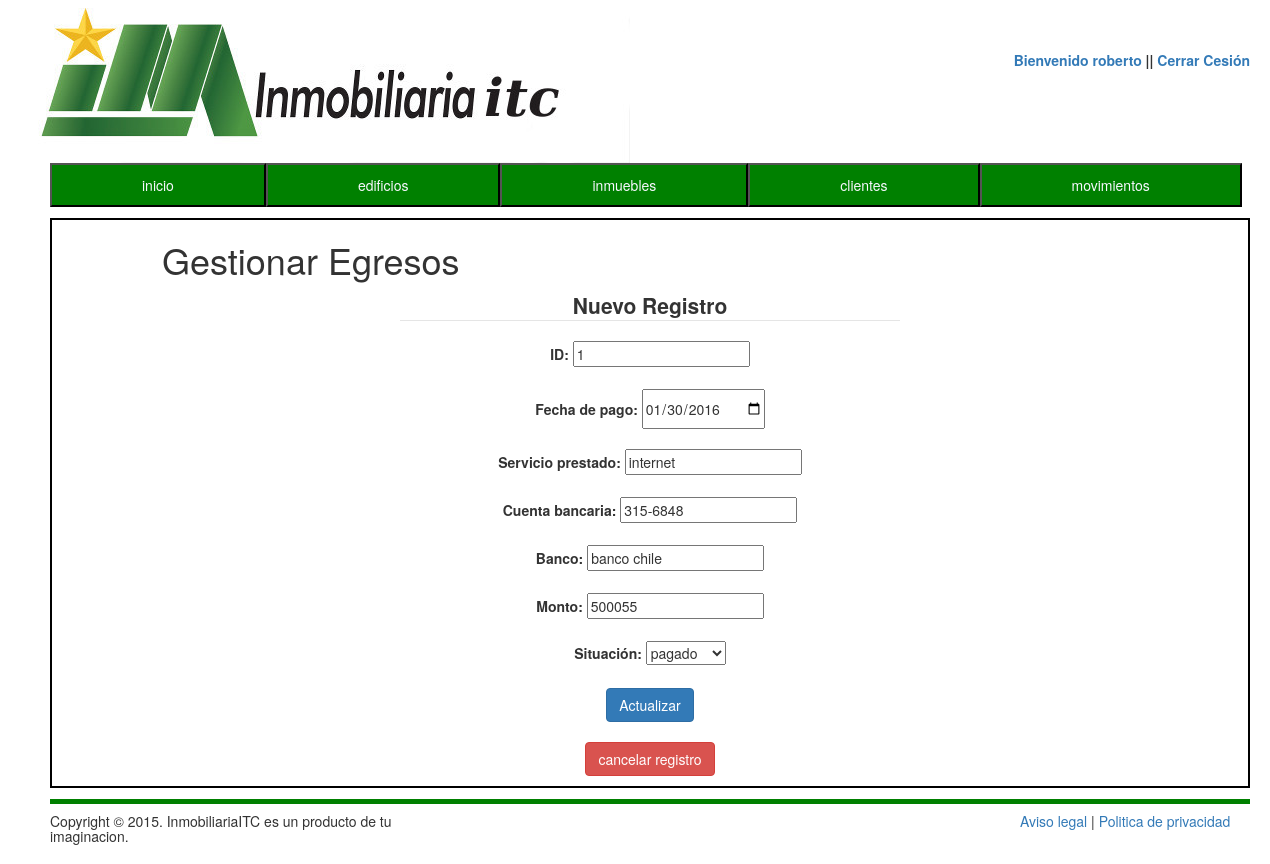
Screenshot of /vistas/Eegreso.php?id=1&ideditar=2 (signed in) with the database file from the repository.
### tables this page shows
CREATE TABLE `egresos` (
  `id` int(11) NOT NULL,
  `fechalim` date NOT NULL,
  `servicio` varchar(25) NOT NULL,
  `cuenta` varchar(25) NOT NULL,
  `banco` varchar(25) NOT NULL,
  `monto` varchar(25) NOT NULL,
  `situacion` varchar(20) NOT NULL
);

### vistas/Eegreso.php (the view, shortened to what this page needs)
<!DOCTYPE html>
<html>
<head>
<link rel="stylesheet" href="../css/style.css" type="text/css" media="all" >
	<link href="../css/bootstrap.min.css" rel="stylesheet">
    <link rel="stylesheet" href="../css/jquery.dataTables.css">
      <link rel="stylesheet" href="../js/jquery-ui.css">
</head>
<body>
	<img class="logo" alt="logo" src="../medios/Logo1.jpg" />
	<form class="login">
		<label><a href="">Bienvenido <strong><?php echo $_SESSION['user'];?></strong> </a> || <a href="../controladores/desconectar.php"> Cerrar Cesión </a></label>
	</form>
	<ul class="clase-1">
		<li><a href="../index.php" >inicio</a></li>
      <li><a href="edificios.php" >edificios</a></li>
		<li><a href="inmuebles.php" >inmuebles</a></li>
		<li><a href="clientes.php" >clientes</a></li>
		<li><a href="movimientos.php" >movimientos</a></li>
	</ul>
	<div class="inicio">
	 <h1 style="margin-left: 110px;">Gestionar Egresos</h1>
			 <?php include("../datos/connect_db.php");
	 	 $id = $_GET["id"];
			$sql=("SELECT * FROM egresos WHERE id = '$id' ");
				$query=mysqli_query($db,$sql);
     		?>
    <div  id="REgresos" style=""><center>
<form method="post" action="../controladores/actualizaregreso.php" >
   	<fieldset style="width : 500px; margin : 10px 10px 10px 10px; ">
    	<legend  style=""><b>Nuevo Registro</b></legend>
     		 <?php while($row = mysqli_fetch_array($query, MYSQLI_ASSOC)){ ?>
	<label style=""><b>ID: </b></label>
      <input type="text" name="id" value="<?=$row["id"];?>" required placeholder=""  readonly="readonly" /></br></br>
      <label style=""><b>Fecha de pago: </b></label>
      <input type="date" id="datepicker" value="<?=$row["fechalim"];?>" name="fecha" required placeholder="" /></br></br>
      <label style=""><b>Servicio prestado: </b></label>
      <input type="text" name="servicio"  value="<?=$row["servicio"];?>" required placeholder=""/></br></br>
      <label style=""><b>Cuenta bancaria: </b></b></label>
      <input type="text" name="cuenta" value="<?=$row["cuenta"];?>" required placeholder="" /></br></br>
        <label style=""><b>Banco: </b></b></label>
      <input type="text" name="banco" value="<?=$row["banco"];?>" required placeholder="" /></br></br>
    <label style=""><b>Monto: </b></b></label>
      <input type="number" onkeypress="return isNumberKey(event)"  value="<?=$row["monto"];?>" name="monto" required placeholder="" /></br></br>
        <label style=""><b>Situación: </b></b></label>
      <select name="situacion">
      <option value="pagado" <?php
      if ('pagado'==$row["situacion"]){
      echo "selected";
      };
      ?> >pagado</option>
      </select></br></br>  <?php } ?>
      <input  type="submit" name="submit" value="Actualizar" class="btn btn-primary" /></br></br><a href="movimientos.php" class="btn btn-danger">cancelar registro</a>
   	</fieldset>
		</form>  </center>
	</div>
	</div>
	<div class="piepag"><h5>Copyright © 2015. InmobiliariaITC es un producto de tu imaginacion.</h5><p><a href="#">Aviso legal</a> | <a href="#">Politica de privacidad</a></p></div>
</body>
</html>

### css/style.css (style rules this page uses)
.logo { float: left; margin-left: 30px; }
body { width: 1250px; }
.login { float: right; margin-top: 50px; }
.clase-1 { list-style:none; width: 1250px; float: left; margin-left: 10px; }
.clase-1 li { background-color: green; float: left; padding: 10px ; border: black 2px outset; }
.clase-1 li a { text-decoration: none; color: ghostwhite; padding: 10px 80px; }
.inicio { border: 2px solid black; float:left; width : 1200px; margin: 1px 50px; }
.piepag { width: 1200px; border-top: 5px outset green; float: left; margin: 10px 50px; }
.piepag h5 { width: 400px; float : left; }
.piepag p { margin-top: 7px; width: 230px; float: right; }

### rows the page displays
egresos: id "1", fecha "01/30/2016", servicio "internet", cuenta "315-6848", banco "banco chile", monto "500055", situacion "pagado"

### other values shown
$_SESSION['user'] "roberto"
